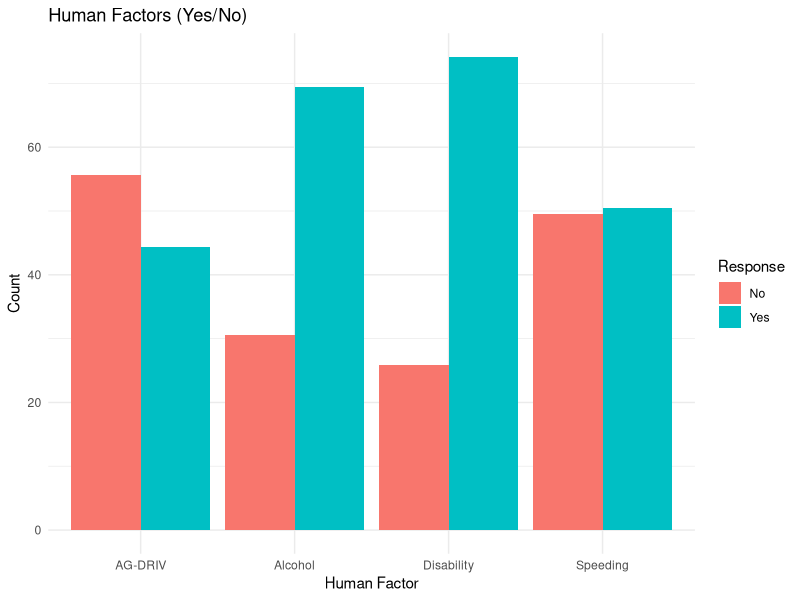
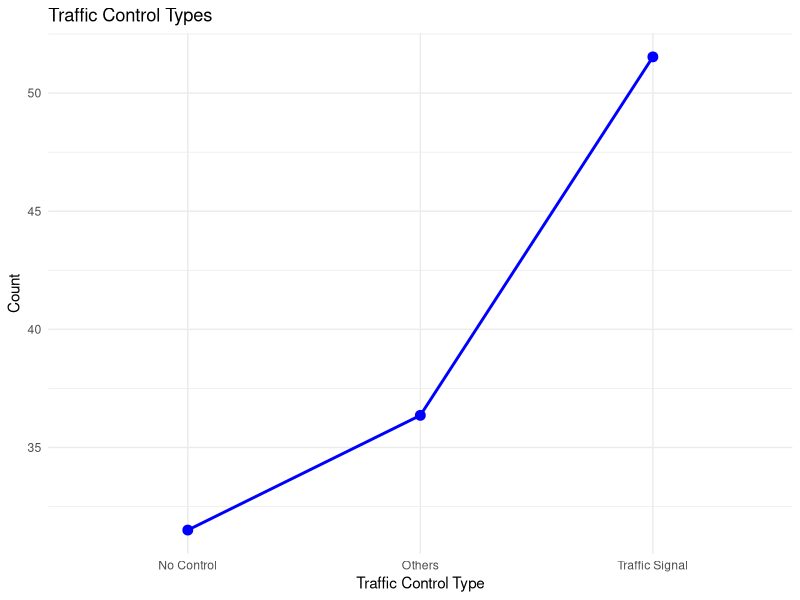
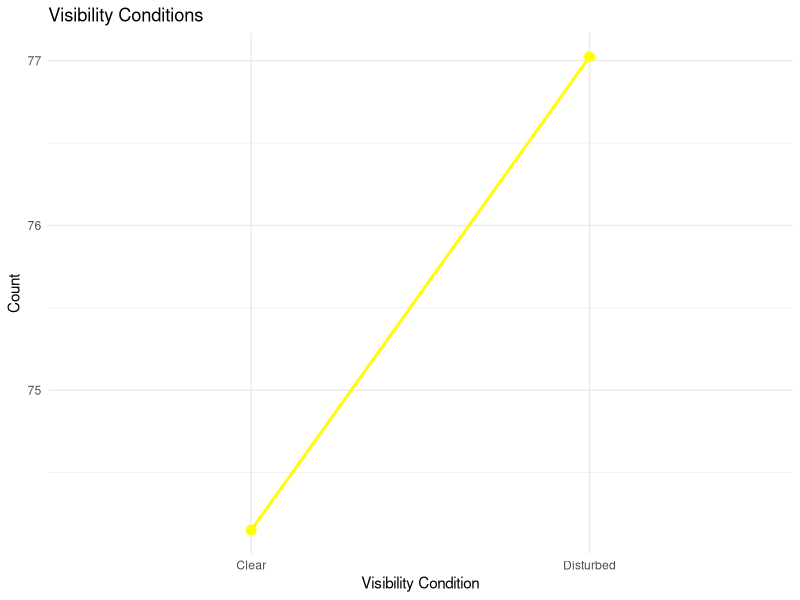
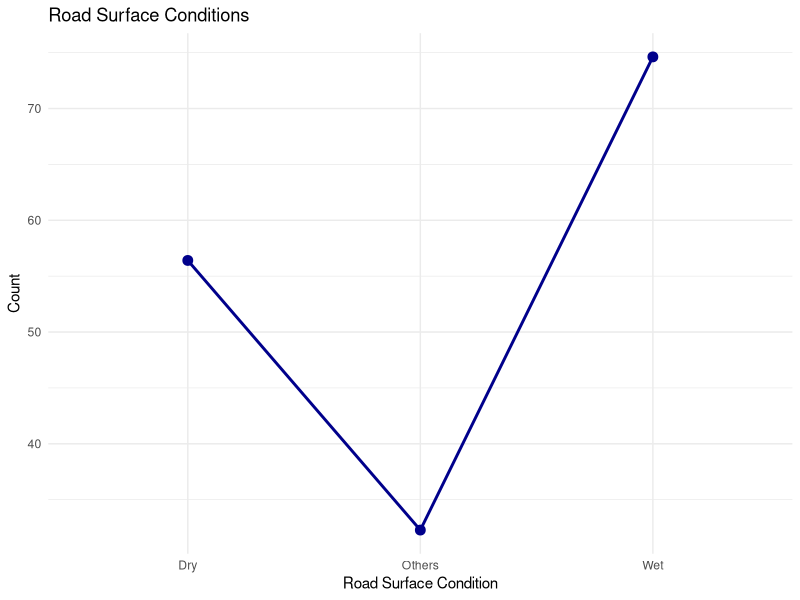

These figures' R source, in order:
#### Preamble ####
# Purpose: Simulates the Motor Vehicle Collision Causes data set
# Author: Jiwon Choi
# Date: 19 September 2024
# Contact: jwon.choi@mail.utoronto.ca
# License: MIT
# Pre-requisites: None

#### Workspace setup ####
library(tidyverse)
library(ggplot2)
library(tibble)

#### Simulation 1) Human factors: AG-DRIV, Alcohol, Speeding ####
set.seed(123)  # Setting seed for reproducibility

# Simulate random data for human factors
human_factors <- tibble(
  "Factor" = c("AG-DRIV", "Alcohol", "Speeding", "Disability"),
  "Yes" = runif(4, 30, 80),  # Random 'Yes' values between 30 and 80
  "No" = 100 - Yes  # 'No' is complementary to 'Yes' so they sum to 100
)

# Plot: Human factors
human_factors_long <- human_factors %>%
  pivot_longer(cols = c("Yes", "No"), names_to = "Response", values_to = "Count")

plot1 <- ggplot(human_factors_long, aes(x = Factor, y = Count, fill = Response)) +
  geom_bar(stat = "identity", position = "dodge") +
  labs(x = "Human Factor", y = "Count", fill = "Response", title = "Human Factors (Yes/No)") +
  theme_minimal()

# Display the plot
print(plot1)

#### Simulation 2) Environmental factors: Traffic control, Visibility, Road surface ####
set.seed(123)  # Setting seed for reproducibility

# Simulate random data for traffic control type
traffic_control <- tibble(
  "Control Type" = c("No Control", "Traffic Signal", "Others"),
  "Count" = runif(3, 20, 60)  # Random counts between 20 and 60
)

# Plot: Traffic control type
plot2 <- ggplot(traffic_control, aes(x = `Control Type`, y = Count)) +
  geom_line(group = 1, color = "blue", size = 1) +
  geom_point(size = 3, color = "blue") +
  labs(x = "Traffic Control Type", y = "Count", title = "Traffic Control Types") +
  theme_minimal()

# Display traffic control plot
print(plot2)

# Simulate random data for visibility conditions
visibility <- tibble(
  "Condition" = c("Clear", "Disturbed"),
  "Count" = runif(2, 30, 80)  # Random counts between 30 and 80
)

# Plot: Visibility conditions
plot3 <- ggplot(visibility, aes(x = Condition, y = Count)) +
  geom_line(group = 1, color = "yellow", size = 1) +
  geom_point(size = 3, color = "yellow") +
  labs(x = "Visibility Condition", y = "Count", title = "Visibility Conditions") +
  theme_minimal()

# Display visibility plot
print(plot3)

# Simulate random data for road surface conditions
road_surface <- tibble(
  "Condition" = c("Others", "Dry", "Wet"),
  "Count" = runif(3, 30, 80)  # Random counts between 30 and 80
)

# Plot: Road surface conditions
plot4 <- ggplot(road_surface, aes(x = Condition, y = Count)) +
  geom_line(group = 1, color = "darkblue", size = 1) +
  geom_point(size = 3, color = "darkblue") +
  labs(x = "Road Surface Condition", y = "Count", title = "Road Surface Conditions") +
  theme_minimal()

# Display road surface condition plot
print(plot4)

